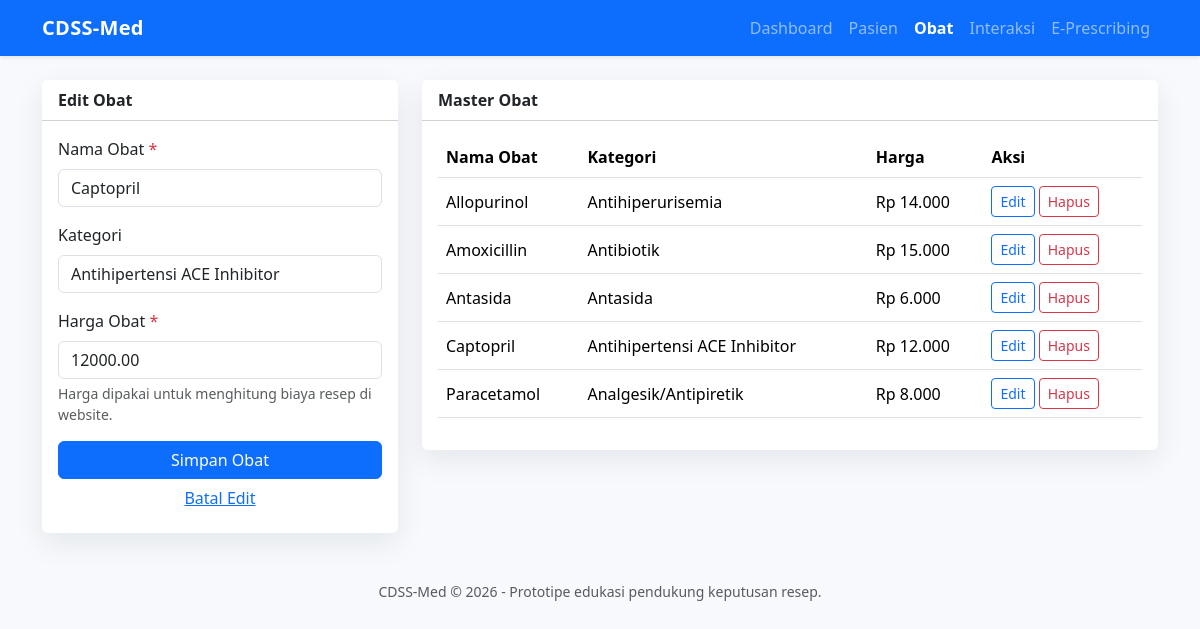
The app's page /obat.php?edit=4 with its own data.
### tables this page shows
CREATE TABLE obat (
    id INT AUTO_INCREMENT PRIMARY KEY,
    nama_obat VARCHAR(120) NOT NULL UNIQUE,
    kategori VARCHAR(80) NULL,
    harga DECIMAL(12,2) NOT NULL DEFAULT 0,
    created_at TIMESTAMP DEFAULT CURRENT_TIMESTAMP
);

### koneksi.php (called while the page is built, shortened)
<?php
function e(?string $value): string
{
    return htmlspecialchars((string) $value, ENT_QUOTES, 'UTF-8');
}
function formatRupiah(float $amount): string
{
    return 'Rp ' . number_format($amount, 0, ',', '.');
}

### obat.php (the view, shortened to what this page needs)
<?php
require_once 'koneksi.php';
$edit = null;
if (isset($_GET['edit'])) {
    $stmt = $pdo->prepare('SELECT * FROM obat WHERE id = ?');
    $stmt->execute([(int) $_GET['edit']]);
    $edit = $stmt->fetch();
}
$obatList = $pdo->query('SELECT * FROM obat ORDER BY nama_obat')->fetchAll();
require 'header.php';
?>
<div class="row g-4">
    <div class="col-lg-4">
        <div class="card">
            <div class="card-header bg-white fw-semibold"><?= $edit ? 'Edit Obat' : 'Tambah Obat'; ?></div>
            <div class="card-body">
                <form method="post">
                    <div class="mb-3">
                        <label class="form-label required">Nama Obat</label>
                        <input type="text" name="nama_obat" class="form-control" value="<?= e($edit['nama_obat'] ?? ''); ?>" required>
                    </div>
                    <div class="mb-3">
                        <label class="form-label">Kategori</label>
                        <input type="text" name="kategori" class="form-control" value="<?= e($edit['kategori'] ?? ''); ?>">
                    </div>
                    <div class="mb-3">
                        <label class="form-label required">Harga Obat</label>
                        <input type="number" name="harga" class="form-control" min="0" step="500" value="<?= e($edit['harga'] ?? '0'); ?>" required>
                        <div class="form-text">Harga dipakai untuk menghitung biaya resep di website.</div>
                    </div>
                    <button class="btn btn-primary w-100" type="submit">Simpan Obat</button>
                    <?php if ($edit): ?><a class="btn btn-link w-100" href="obat.php">Batal Edit</a><?php endif; ?>
                </form>
            </div>
        </div>
    </div>
    <div class="col-lg-8">
        <div class="card">
            <div class="card-header bg-white fw-semibold">Master Obat</div>
            <div class="card-body table-responsive">
                <table class="table table-hover align-middle">
                    <thead><tr><th>Nama Obat</th><th>Kategori</th><th>Harga</th><th>Aksi</th></tr></thead>
                    <tbody>
                    <?php foreach ($obatList as $obat): ?>
                        <tr>
                            <td><?= e($obat['nama_obat']); ?></td>
                            <td><?= e($obat['kategori']); ?></td>
                            <td><?= e(formatRupiah((float) $obat['harga'])); ?></td>
                            <td class="text-nowrap">
                                <a class="btn btn-sm btn-outline-primary" href="?edit=<?= e($obat['id']); ?>">Edit</a>
                                <a class="btn btn-sm btn-outline-danger" href="?hapus=<?= e($obat['id']); ?>" onclick="return confirm('Hapus obat ini? Data terkait juga dapat terdampak.')">Hapus</a>
                            </td>
                        </tr>
                    <?php endforeach; ?>
                    </tbody>
                </table>
            </div>
        </div>
    </div>
</div>
<?php require 'footer.php'; ?>

### header.php (style rules this page uses)
body { background: #f7f9fc; }
.card { border: 0; box-shadow: 0 10px 30px rgba(15, 23, 42, .08); }
.required::after { content: ' *'; color: #dc3545; }

### records on screen
obat: nama_obat "Captopril", kategori "Antihipertensi ACE Inhibitor", harga "12000.00", harga "Rp 12.000"
obat: nama_obat "Allopurinol", kategori "Antihiperurisemia", harga "Rp 14.000"
obat: nama_obat "Amoxicillin", kategori "Antibiotik", harga "Rp 15.000"
obat: nama_obat "Antasida", kategori "Antasida", harga "Rp 6.000"
obat: nama_obat "Paracetamol", kategori "Analgesik/Antipiretik", harga "Rp 8.000"

### other values on screen
$label "Dashboard"
$label "Pasien"
$label "Obat"
$label "Interaksi"
$label "E-Prescribing"
